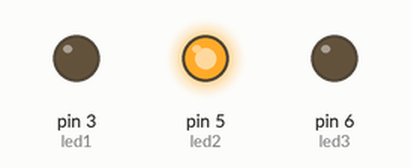
This sketch was run on a simulated Arduino Uno, built with avr-gcc and run on an emulated ATmega328P. Shown: output pins drawn as LEDs (lit = HIGH).

Above: at 1.0 s.
At 3.0 s:
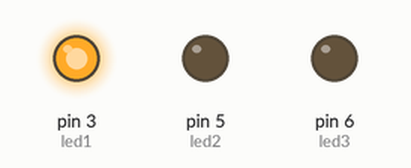
At 5.0 s:
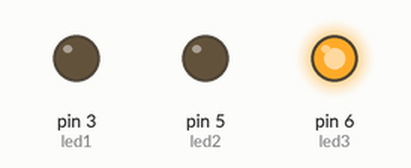
At 7.0 s:
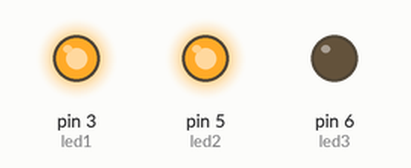
Timing chart, 0 to 10.4 s (numbered marks = the images above):
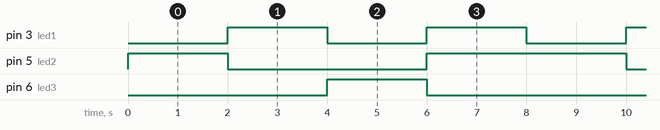

Measured:
- by itself, pin 3 (led1): alternates HIGH for 2.0 s and LOW for 2.0 s
- by itself, pin 5 (led2): repeats every 8.0 s: LOW 4.0 s, HIGH 4.0 s
- by itself, pin 6 (led3): alternates HIGH for 2.0 s and LOW for 6.0 s

The sketch:

lab1.ino
```cpp
 int led1=3,led2=5,led3=6;
void setup() {


pinMode(led1,OUTPUT);
pinMode(led2,OUTPUT);
pinMode(led3,OUTPUT);
}

void loop() {
 renkKoduAl(0,255,0); //yeşil
 delay(2000);
 renkKoduAl(255,0,0); //kırmızı
 delay(2000);
 renkKoduAl(0,0,255);//mavi
 delay(2000);
 renkKoduAl(255,255,0); //sarı
 delay(2000);
}

void renkKoduAl(int r,int g,int b)
{
  analogWrite(led1,r);
  analogWrite(led2,g);
  analogWrite(led3,b);
}
```
